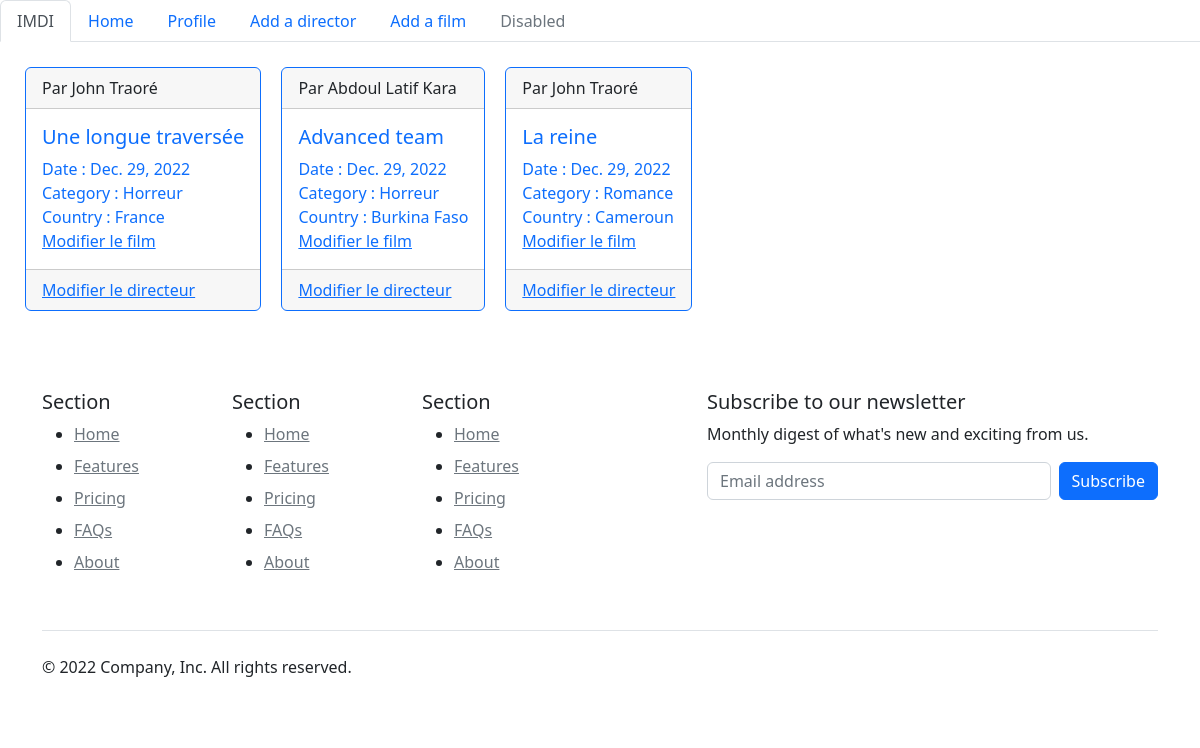
Screenshot of /films/home/ with the database file from the repository.
### films/models.py (models this page shows, shortened)
class Film(models.Model):
    title = models.CharField(max_length=100)
    release_date = models.DateField(default= timezone.now)
    created_in_country = models.ForeignKey(Country, on_delete = models.CASCADE)
    available_in_countries = models.ManyToManyField(Country,related_name='countries', blank=True)
    category = models.ManyToManyField(Category,related_name='categories')
    director = models.ManyToManyField(Director,related_name='directors', blank=True)

class Director(models.Model):
    first_name = models.CharField(max_length=30)
    last_name = models.CharField(max_length=40)

class Category(models.Model):
    name = models.CharField(max_length=30)

class Country(models.Model):
    name = models.CharField(max_length=30)

### films/views.py (the view)
# urls.py: 2. Add a URL to urlpatterns:  path('', views.home, name='home')
def home(request):
    films = Film.objects.all()
    context = {
        'page_title' : "SignUp",
        'films' : films
    }
    return render(request, 'homepage.html', context)

### films/templates/homepage.html
{% extends 'partials/base.html'%}
{% block content%}
<div style="display:flex;flex-direction: row;margin:15px">
    {% for film in films %}
        <div class="card border-primary mb-3" style="max-width: 18rem;margin:10px">
            <div class="card-header">Par {{ film.director.first.first_name }} {{ film.director.first.last_name }}</div>
            <div class="card-body text-primary">
              <h5 class="card-title">{{ film.title }}</h5>
              <div>Date : {{ film.release_date }}</div>
              <div>Category : {{ film.category.first.name }}</div>
              <div>Country : {{ film.created_in_country.name }}</div>
              <a href="">Modifier le film</a>
            </div>
            <div class="card-footer">
                <a href="">Modifier le directeur</a>
            </div>
        </div>
    {% endfor%}
    </div>
{% endblock %}

### films/templates/partials/base.html (shortened to what this page needs)
<!DOCTYPE html>
<html lang="en">
<head>
    <link href="https://cdn.jsdelivr.net/npm/bootstrap@5.2.3/dist/css/bootstrap.min.css" rel="stylesheet">
</head>
<body>
    {% block navbar %}
        {% include 'partials/navbar.html' %}
    {% endblock %}
    {% block content %}
    {% endblock %}
    <div class="container">
        <footer class="py-5">
          <div class="row">
            <div class="col-6 col-md-2 mb-3">
              <h5>Section</h5>
              <ul class="content flex-column">
                <li class="content-item mb-2"><a href="#" class="content-link p-0 text-muted">Home</a></li>
                <li class="content-item mb-2"><a href="#" class="content-link p-0 text-muted">Features</a></li>
                <li class="content-item mb-2"><a href="#" class="content-link p-0 text-muted">Pricing</a></li>
                <li class="content-item mb-2"><a href="#" class="content-link p-0 text-muted">FAQs</a></li>
                <li class="content-item mb-2"><a href="#" class="content-link p-0 text-muted">About</a></li>
              </ul>
            </div>
            <div class="col-6 col-md-2 mb-3">
              <h5>Section</h5>
              <ul class="content flex-column">
                <li class="content-item mb-2"><a href="#" class="content-link p-0 text-muted">Home</a></li>
                <li class="content-item mb-2"><a href="#" class="content-link p-0 text-muted">Features</a></li>
                <li class="content-item mb-2"><a href="#" class="content-link p-0 text-muted">Pricing</a></li>
                <li class="content-item mb-2"><a href="#" class="content-link p-0 text-muted">FAQs</a></li>
                <li class="content-item mb-2"><a href="#" class="content-link p-0 text-muted">About</a></li>
              </ul>
            </div>
            <div class="col-6 col-md-2 mb-3">
              <h5>Section</h5>
              <ul class="content flex-column">
                <li class="content-item mb-2"><a href="#" class="content-link p-0 text-muted">Home</a></li>
                <li class="content-item mb-2"><a href="#" class="content-link p-0 text-muted">Features</a></li>
                <li class="content-item mb-2"><a href="#" class="content-link p-0 text-muted">Pricing</a></li>
                <li class="content-item mb-2"><a href="#" class="content-link p-0 text-muted">FAQs</a></li>
                <li class="content-item mb-2"><a href="#" class="content-link p-0 text-muted">About</a></li>
              </ul>
            </div>
            <div class="col-md-5 offset-md-1 mb-3">
              <form>
                <h5>Subscribe to our newsletter</h5>
                <p>Monthly digest of what's new and exciting from us.</p>
                <div class="d-flex flex-column flex-sm-row w-100 gap-2">
                  <input id="newsletter1" type="text" class="form-control" placeholder="Email address">
                  <button class="btn btn-primary" type="button">Subscribe</button>
                </div>
              </form>
            </div>
          </div>
          <div class="d-flex flex-column flex-sm-row justify-content-between py-4 my-4 border-top">
            <p>&copy; 2022 Company, Inc. All rights reserved.</p>
            <ul class="list-unstyled d-flex">
              <li class="ms-3"><a class="link-dark" href="#"><svg class="bi" width="24" height="24"><use xlink:href="#twitter"/></svg></a></li>
              <li class="ms-3"><a class="link-dark" href="#"><svg class="bi" width="24" height="24"><use xlink:href="#instagram"/></svg></a></li>
              <li class="ms-3"><a class="link-dark" href="#"><svg class="bi" width="24" height="24"><use xlink:href="#facebook"/></svg></a></li>
            </ul>
          </div>
        </footer>
    </div>
</body>
</html>

### films/templates/partials/navbar.html
<ul class="nav nav-tabs">
    <li class="nav-item">
      <a class="nav-link active" aria-current="page" href="#">IMDI</a>
    </li>
    <li class="nav-item">
      <a class="nav-link" href="#">Home</a>
    </li>
    <li class="nav-item">
      <a class="nav-link" href="#">Profile</a>
    </li>
    <li class="nav-item">
      <a class="nav-link" href="{% url 'AddDirector' %}">Add a director</a>
    </li>
    <li class="nav-item">
      <a class="nav-link" href="{% url 'AddFilm' %}">Add a film</a>
    </li>
    <li class="nav-item">
      <a class="nav-link disabled">Disabled</a>
    </li>
</ul>

### rows the page displays
Film: director.first.first_name "John", director.first.last_name "Traoré", title "Une longue traversée", release_date "Dec. 29, 2022", category.first.name "Horreur", created_in_country.name "France"
Film: director.first.first_name "Abdoul Latif", director.first.last_name "Kara", title "Advanced team", release_date "Dec. 29, 2022", category.first.name "Horreur", created_in_country.name "Burkina Faso"
Film: director.first.first_name "John", director.first.last_name "Traoré", title "La reine", release_date "Dec. 29, 2022", category.first.name "Romance", created_in_country.name "Cameroun"
